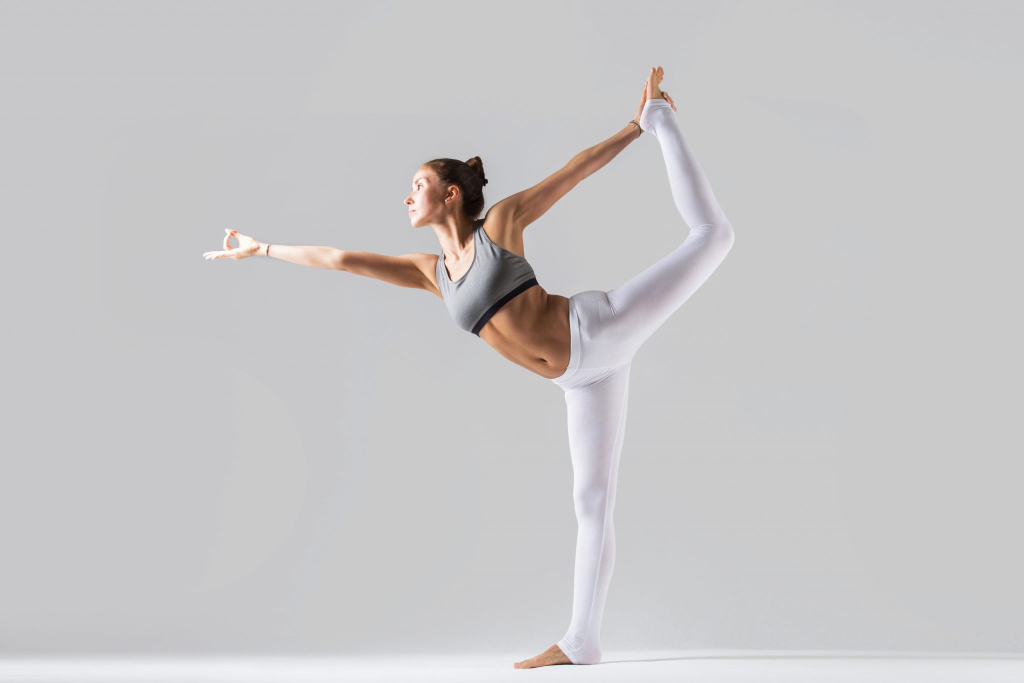
#> input picture Human Pose Estimation/2.jpg, 2048 x 1365 px (shown at 1/2 size)
$ python contours.py
#> lines starting #> are read from the running program, lines starting #| are printed output that depends on the picture; after the words box and inside, x2 and y2 are one past the last pixel; in counts of white or black regions, pixels touching at a corner belong together
import cv2
import numpy as np
import os
from pathlib import Path
import shutil
#CRACKED IT ON JAN 21
dirpath = Path('cutted_pics')
filename=input("enter the filename:")
#> the answer given: ../Human Pose Estimation/2.jpg
image = cv2.imread(filename)
#> image is the input picture: shape (1365, 2048, 3); mean B, G, R 199.9, 199, 200.4
img2=image.copy()
height=img2.shape[0]
#> height = 1365
width=img2.shape[1]
#> width = 2048
channels=img2.shape[2]
#> channels = 3
normalizedImg = np.zeros((800, 800))
img2 = cv2.normalize(img2,  normalizedImg, 0, 255, cv2.NORM_MINMAX)
blurred=cv2.pyrMeanShiftFiltering(img2,21,111)
blurred=cv2.medianBlur(blurred,5)
gray=cv2.cvtColor(blurred,cv2.COLOR_BGR2GRAY)
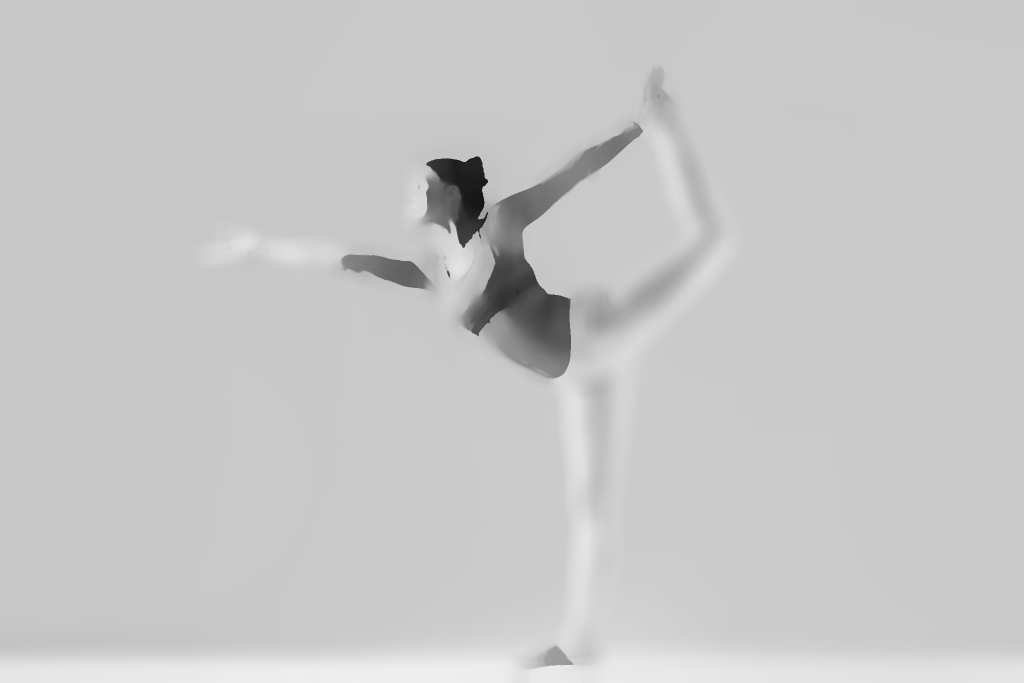
#> gray: shape (1365, 2048) (shown at 1/2 size); min 22, max 239, mean 199.5
edged = cv2.Canny(image, 10, 250)
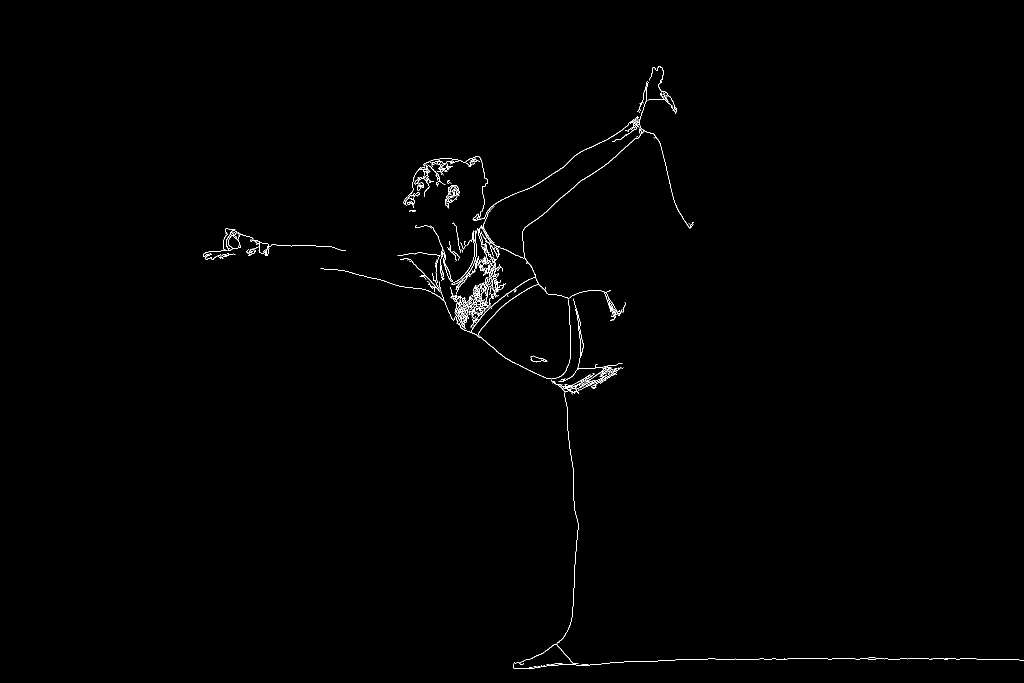
#> edged: shape (1365, 2048) (shown at 1/2 size); 0.51% white in thin lines or dots, all inside (x1, y1, x2, y2) = (406, 132, 2048, 1338)
cv2.imshow("main image",img2)
(cnts,hi1) = cv2.findContours(edged.copy(), cv2.RETR_EXTERNAL,cv2.CHAIN_APPROX_TC89_KCOS)
#> cnts = 85 contours, 54 with area under 20; largest, box (x1, y1, x2, y2) and area: (641, 163, 1388, 759) 3059, (452, 461, 507, 502) 638, (1102, 734, 1247, 1287) 500, (954, 458, 1005, 590) 394, (945, 243, 1279, 442) 254; hi1 = 85 rows, first 6: [1, -1, -1, -1], [2, 0, -1, -1], [3, 1, -1, -1], [4, 2, -1, -1], [5, 3, -1, -1], [6, 4, -1, -1]
region,hi=cv2.findContours(edged.copy(), cv2.RETR_TREE, cv2.CHAIN_APPROX_SIMPLE)
#> region = 218 contours, 152 with area under 20; largest, box (x1, y1, x2, y2) and area: (641, 163, 1388, 759) 2768, (452, 461, 507, 502) 631, (914, 575, 955, 621) 407, (457, 470, 479, 498) 394, (1102, 734, 1247, 1287) 370; hi = 218 rows, first 6: [1, -1, -1, -1], [2, 0, -1, -1], [3, 1, -1, -1], [4, 2, -1, -1], [5, 3, -1, -1], [6, 4, -1, -1]
i= 0
matrix=[]
j=-1
for c in cnts:
	x,y,w,h = cv2.boundingRect(c)
	if ((h<6 and w<6) or(w==width) or(h==height)):
		continue
	i+=1
	j=j+1
	c1=c
	x,y,w,h = cv2.boundingRect(c1)
	matrix.append([])
	matrix[j].append(int(x))
	matrix[j].append(int(y))
	matrix[j].append(int(w))
	matrix[j].append(int(h))
#> this loop made 85 passes
#> c1 on passes 1, 2, 6, 7, 46: [[1058, 1334], [1064, 1334]], [[1067, 1333], [1072, 1333]], [[1093, 1329], [1098, 1329]], [[1163, 1328], [1176, 1328]], [[962, 450], [962, 456]]
#> after the loop, i = 67; j = 66; matrix = 67 items, first 6: [1058, 1334, 7, 1], [1067, 1333, 6, 1], [1093, 1329, 6, 1], [1163, 1328, 14, 1], [1101, 1327, 24, 2], [1026, 1315, 1022, 23]
r=[]
for i in range(0,len(matrix)):
	for j in range(0,len(matrix)):
		if((matrix[i][0]<matrix[j][0]) or (matrix[i][0]==matrix[j][0])):
			xi=matrix[i][0]
			yi=matrix[i][1]
			wi=matrix[i][2]
			hi=matrix[i][3]
			xj=matrix[j][0]
			yj=matrix[j][1]
			wj=matrix[j][2]
			hj=matrix[j][3]
			if((yi<yj) or (yi==yj)):
				if(((xi+wi)>(xj+wj) or (xi+wi)==(xj+wj)) and (((yi+hi)>(yj+hj)))):
					r.append(j)
				elif((yi+hi)==(yj+hj) and (xi+wi)>(xj+wj)):
					r.append(j)
#> this loop made 67 passes
#> after the loop, r = 93 values, max 65 at index 92, min 0 at index 0, mean 35.71
# Python code to remove duplicate elements
def Remove(duplicate):
	final_list = []
	for num in duplicate:
		if num not in final_list:
			final_list.append(num)
#> this loop made 93 passes
#> num on passes 6 to 17: 2, 4, 10, 11, 13, 13, 21, 19, 24, 26, 29, 19
#> after the loop, final_list = 54 values, max 65 at index 53, min 0 at index 0, mean 35.04
	return final_list
r=Remove(r)
#> r has the same summary as final_list in Remove
for e in sorted(r, reverse=True):
    del matrix[e]
#> this loop made 54 passes
#> e on passes 1 to 12: 65, 63, 62, 61, 60, 59, 58, 57, 56, 55, 54, 53
print(matrix)
#> (printed output is left out)
#path for output cutted images
if dirpath.exists() and dirpath.is_dir():
	shutil.rmtree(dirpath)
	os.mkdir('cutted_pics')

else:
	os.mkdir('cutted_pics')
os.chdir('cutted_pics')
for i in range(0,len(matrix)):
	x,y,w,h =matrix[i]
	imag = cv2.rectangle(blurred,(x,y),(x+w,y+h),(0,0,255),2)
	new_img=image[y:y+h,x:x+w]

	cv2.imwrite(str(i) +'.png', new_img)
#> this loop made 13 passes
#> (x, y, w, h) on passes 1 to 12: (1026, 1315, 1022, 23), (1039, 1288, 117, 42), (1102, 734, 145, 553), (1117, 597, 128, 167), (411, 508, 31, 12), (436, 506, 35, 11), (406, 501, 48, 13), (493, 493, 24, 19), (501, 479, 191, 33), (452, 461, 55, 41), (446, 457, 25, 43), (641, 163, 747, 596)
#> pass 2, `imag = cv2.rectangle(blurred,(x,y),(x+w,y+h),(0,0,255),2)`:
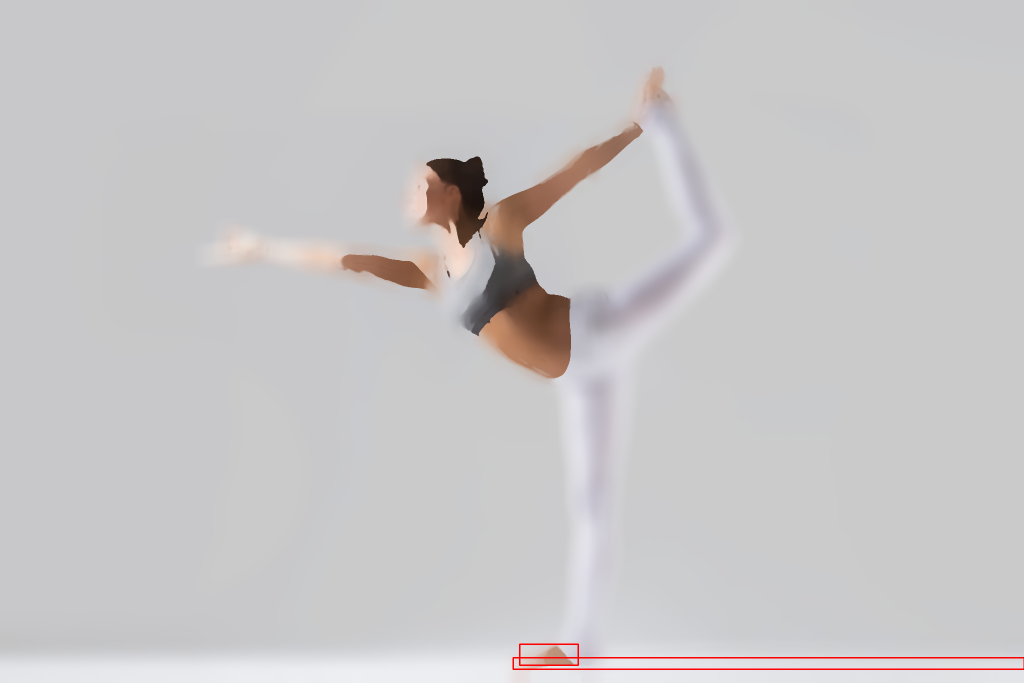
#> imag: shape (1365, 2048, 3) (shown at 1/2 size); mean B, G, R 199.4, 198.5, 200.5
#> pass 2, `new_img=image[y:y+h,x:x+w]`:
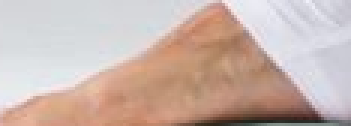
#> new_img: shape (42, 117, 3) (shown 3 times larger); mean B, G, R 173.7, 181.5, 202.1
#> pass 3, `imag = cv2.rectangle(blurred,(x,y),(x+w,y+h),(0,0,255),2)`:
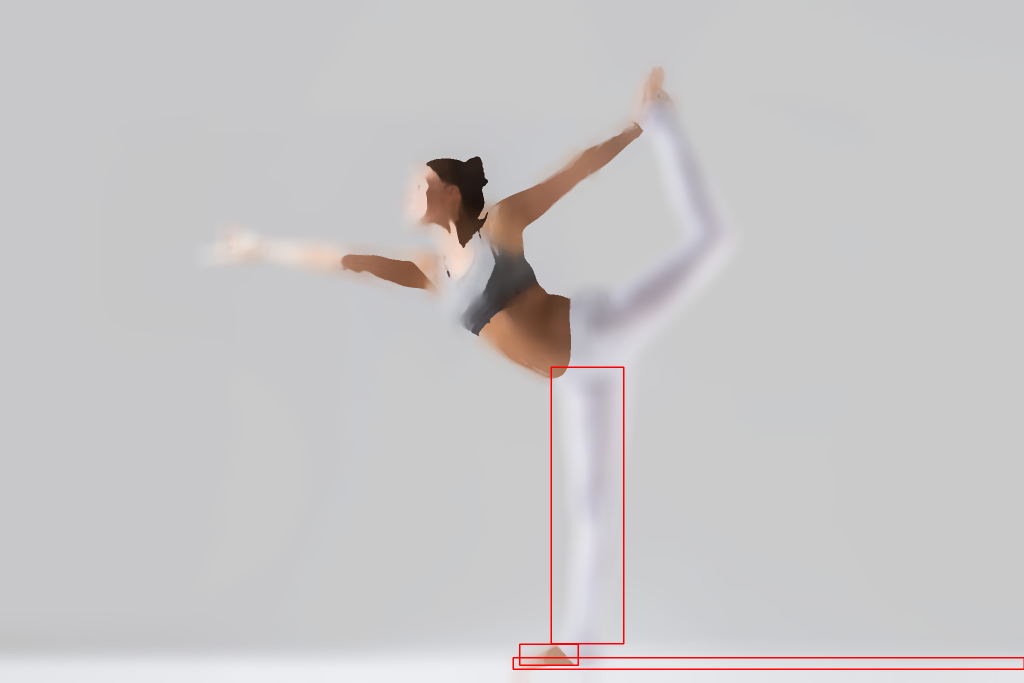
#> imag: shape (1365, 2048, 3) (shown at 1/2 size); 0.15% of pixels changed, all inside (x1, y1, x2, y2) = (1101, 733, 1249, 1289)
#> after the loop:
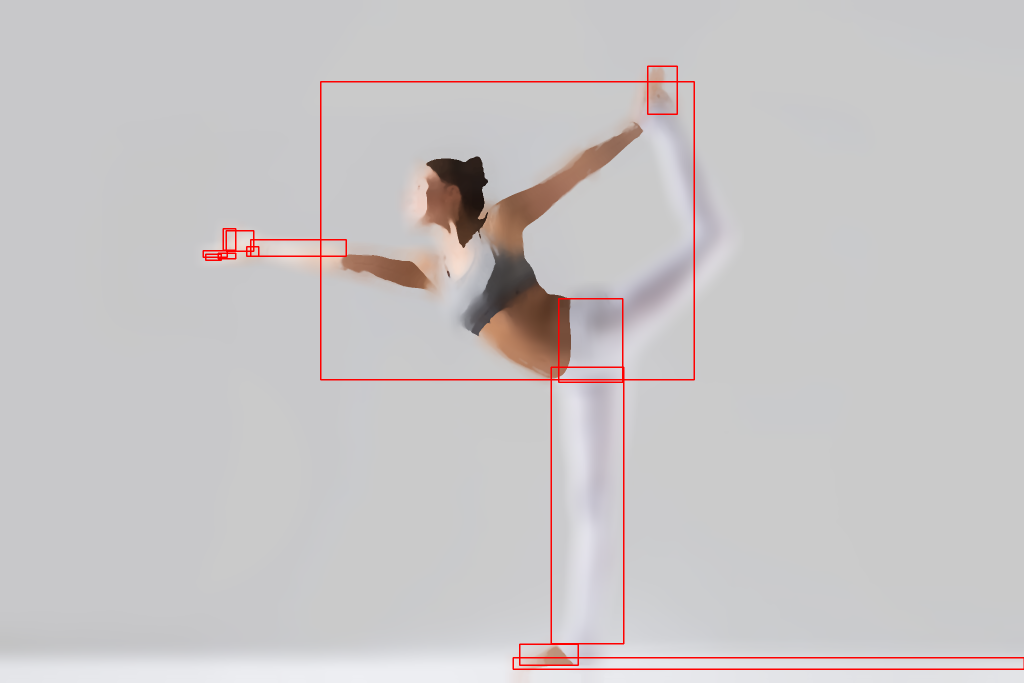
#> blurred: shape (1365, 2048, 3) (shown at 1/2 size); mean B, G, R 198.1, 197.2, 200.8
cv2.imshow("countous box",imag)
cv2.waitKey(0)

$ run again, on Human Pose Estimation/4.jpg
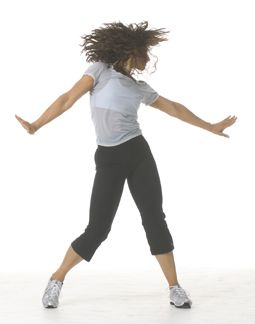
#> input picture Human Pose Estimation/4.jpg, 255 x 324 px
#> image is the input picture: shape (324, 255, 3); mean B, G, R 222.4, 224.3, 226
#> `edged = cv2.Canny(image, 10, 250)`:
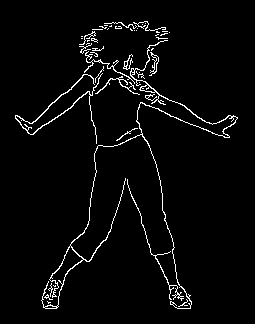
#> edged: shape (324, 255); 3.3% white in thin lines or dots, all inside (x1, y1, x2, y2) = (15, 21, 238, 309)
#> cnts = 48 contours, 40 with area under 20; largest, box (x1, y1, x2, y2) and area: (41, 40, 238, 309) 416, (15, 73, 103, 144) 146, (149, 52, 159, 76) 66, (84, 51, 135, 84) 59, (127, 179, 184, 301) 50, (95, 76, 140, 95) 30, (123, 54, 133, 70) 30, (145, 94, 157, 101) 22; hi1 = 48 rows, first 6: [1, -1, -1, -1], [2, 0, -1, -1], [3, 1, -1, -1], [4, 2, -1, -1], [5, 3, -1, -1], [6, 4, -1, -1]
#> region = 68 contours, 58 with area under 20; largest, box (x1, y1, x2, y2) and area: (41, 40, 238, 309) 368, (15, 73, 103, 144) 122, (140, 84, 156, 93) 60, (149, 52, 159, 76) 54, (151, 54, 159, 73) 44; hi = 68 rows, first 6: [1, -1, -1, -1], [2, 0, -1, -1], [4, 1, 3, -1], [-1, -1, -1, 2], [5, 2, -1, -1], [7, 4, 6, -1]
#> the loop `for c in cnts:` made 48 passes
#> after the loop `for c in cnts:`: i = 27; j = 26; matrix = 27 items, first 6: [178, 299, 10, 8], [44, 294, 9, 6], [49, 283, 4, 14], [127, 179, 57, 122], [116, 128, 22, 13], [145, 94, 12, 7]
#> the loop `for i in range(0,len(matrix)):` made 27 passes
#> after the loop `for i in range(0,len(matrix)):`: r = [9, 10, 12, 0, 1, 2, 3, 4, 5, 6, 8, 9, 10, 11, 12, 13, 14, 15, 23]
#> the loop in Remove, `for num in duplicate:` made 19 passes
#> num on passes 1 to 8: 9, 10, 12, 0, 1, 2, 3, 4
#> after the loop in Remove, `for num in duplicate:`: final_list = [9, 10, 12, 0, 1, 2, 3, 4, 5, 6, 8, 11, 13, 14, 15, 23]
#> `r=Remove(r)`: r has the same summary as final_list in Remove
#> the loop `for e in sorted(r, reverse=True):` made 16 passes
#> e on passes 1 to 8: 23, 15, 14, 13, 12, 11, 10, 9
#| [[15, 73, 88, 71], [41, 40, 197, 269], [91, 38, 7, 5], [156, 37, 12, 3], [160, 33, 8, 3], [162, 31, 6, 1], [79, 31, 17, 14], [92, 29, 11, 1], [99, 26, 8, 3], [104, 22, 32, 7], [133, 21, 33, 10]]
#> the loop `for i in range(0,len(matrix)):` made 11 passes
#> (x, y, w, h) on passes 1 to 8: (15, 73, 88, 71), (41, 40, 197, 269), (91, 38, 7, 5), (156, 37, 12, 3), (160, 33, 8, 3), (162, 31, 6, 1), (79, 31, 17, 14), (92, 29, 11, 1)
#> after the loop `for i in range(0,len(matrix)):`:
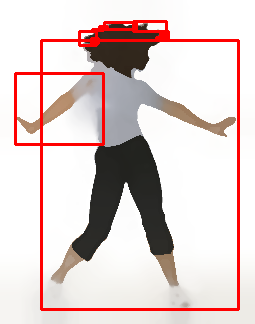
#> blurred: shape (324, 255, 3); mean B, G, R 206.1, 207.8, 223.2
